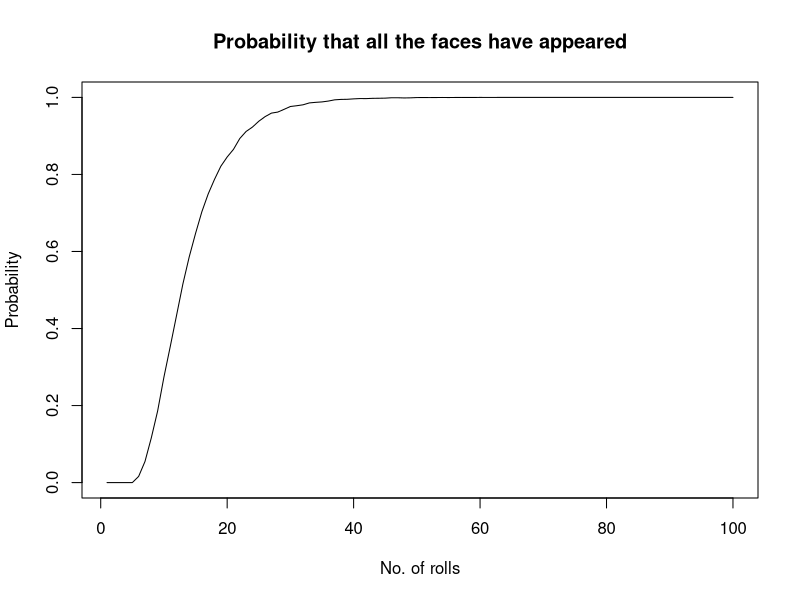
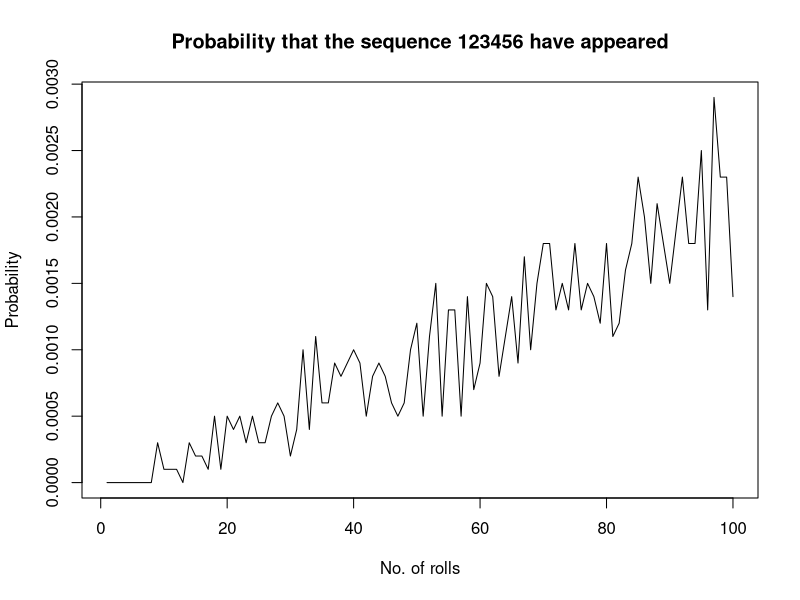

Source code (R) for these figures, in order: (Note: this script raises an error after producing the figures.)
#1
rolls<-function()
{
	x<-sample(1:6,1)
	i=1
	while(x!=6)
	{
		x<-sample(1:6,1)
		i=i+1
	}
	return(i)
}
mean(replicate(10000,rolls()))
mean(replicate(5,mean(replicate(10000,rolls()))))

#2
rolls<-function()
{
	j=0
	x<-sample(1:6,1)
	i=1
	if(x==6)
	{
		j=1
		x<-sample(1:6,1)
		i=i+1
		if(x!=6) j=0
	}
	while(j!=1)
	{
		x<-sample(1:6,1)
		i=i+1
		if(x==6)
		{
			j=1
			x<-sample(1:6,1)
			i=i+1
			if(x!=6) j=0
		}
	}
	return(i)
}
mean(replicate(10000,rolls()))

#3
rolls<-function()
{
	j=0
	x<-sample(1:6,1)
	i=1
	while(x==6)
	{
		j=1
		x<-sample(1:6,1)
		i=i+1
		if(x!=5) j=0
	}
	while(j!=1)
	{
		x<-sample(1:6,1)
		i=i+1
		while(x==6)
		{
			j=1
			x<-sample(1:6,1)
			i=i+1
			if(x!=5) j=0
		}
	}
	return(i)
}
mean(replicate(10000,rolls()))

#4
rolls<-function()
{
	x<-sample(1:6,1);y<-sample(1:6,1)
	i=2
	while(abs(x-y)!=1)
	{
		x<-y;y<-sample(1:6,1)
		i=i+1
	}
return(i)
}
mean(replicate(10000,rolls()))

rolls<-function()
{
	x<-sample(1:6,1);y<-sample(1:6,1)
	i=2
	while(abs(x-y)>1)
	{
		x<-y;y<-sample(1:6,1)
		i=i+1
	}
return(i)
}
mean(replicate(10000,rolls()))

#5
#n<-user input
rolls<-function(n)
{
	x<-sample(1:6,n,replace=T)
	if(length(unique(x))==6) return(1)
	else return(0)
}
mean_vec<-NULL
for(i in 1:100)
{
	x<-replicate(10000,rolls(i))
	mean_vec<-c(mean_vec,mean(x))
}
plot(1:100,mean_vec,type='l',xlab='No. of rolls',ylab='Probability',main='Probability that all the faces have appeared')
min(which(mean_vec==1))

#6
#n<-user input
rolls<-function(n)
{
	j=0
	x<-sample(1:6,n,replace=T)
	y<-which(x==1)
	for(i in y)
	{
		if(n-i<5)	break
		else if((x[i+1]==2) && (x[i+2]==3) && (x[i+3]==4) && (x[i+4]==5) && (x[i+5]==6))
		{
			j=1
			break
		}
	}
	return(j)
}
mean_vec<-NULL
for(i in 1:100)
{
	x<-replicate(10000,rolls(i))
	mean_vec<-c(mean_vec,mean(x))
}
plot(1:100,mean_vec,type='l',xlab='No. of rolls',ylab='Probability',main='Probability that the sequence 123456 have appeared')
x<-replicate(10000,rolls(1000))
mean(x)

#7
#n<-user input;m<-user input
rolls<-function(n,m)
{
	a<-sample(1:6,n,replace=T);b<-sample(1:6,m,replace=T)
	return(any(unique(a)%in%unique(b)))
}
x<-replicate(10000,rolls(n,m))
mean(x)
mean_mat<-matrix(,nrow=12,ncol=12)
for(i in 1:12)
{
	for(j in 1:12)
	{
		x<-replicate(10000,rolls(i,j))
		mean_mat[i,j]<-mean(x)
	}
}
mean_mat
persp(x<-1:12,y<-1:12,
	mean_mat,
	theta=30,phi=30,
	xlab='Person A rolls',
	ylab='Person B rolls',
	zlab='Probability of getting the same',
	main='Simulation graph',
	col='green')

#8
rolls<-function()
{
	a<-sample(1:6,2);i<-1
	while(length(unique(a))!=6)
	{
		a<-c(a,sample(1:6,2,replace=T))
		i=i+1
	}
	return(i)
}
x<-replicate(10000,rolls())
mean(x)
mean(x>=24)

#9
#n<-user input
rolls<-function(n)
{
	x<-sample(1:6,n,replace=T)
	return(max(x))
}
mean_vec<-NULL
for(i in 1:15)
{
	x<-replicate(10000,rolls(i))
	mean_vec<-c(mean_vec,mean(x))
}
mean_vec
plot(1:15,mean_vec,type='l')

#10
rolls<-function(n)
{
	x<-sample(1:6,n,replace=T)
	return(all(x==sort(x)))
}
n<-100
x<-replicate(100000,rolls(n))
mean(x)

mean_vec<-NULL
for(i in 1:20)
{
	x<-replicate(100000,rolls(i))
	mean_vec<-c(mean_vec,mean(x))
}
mean_vec